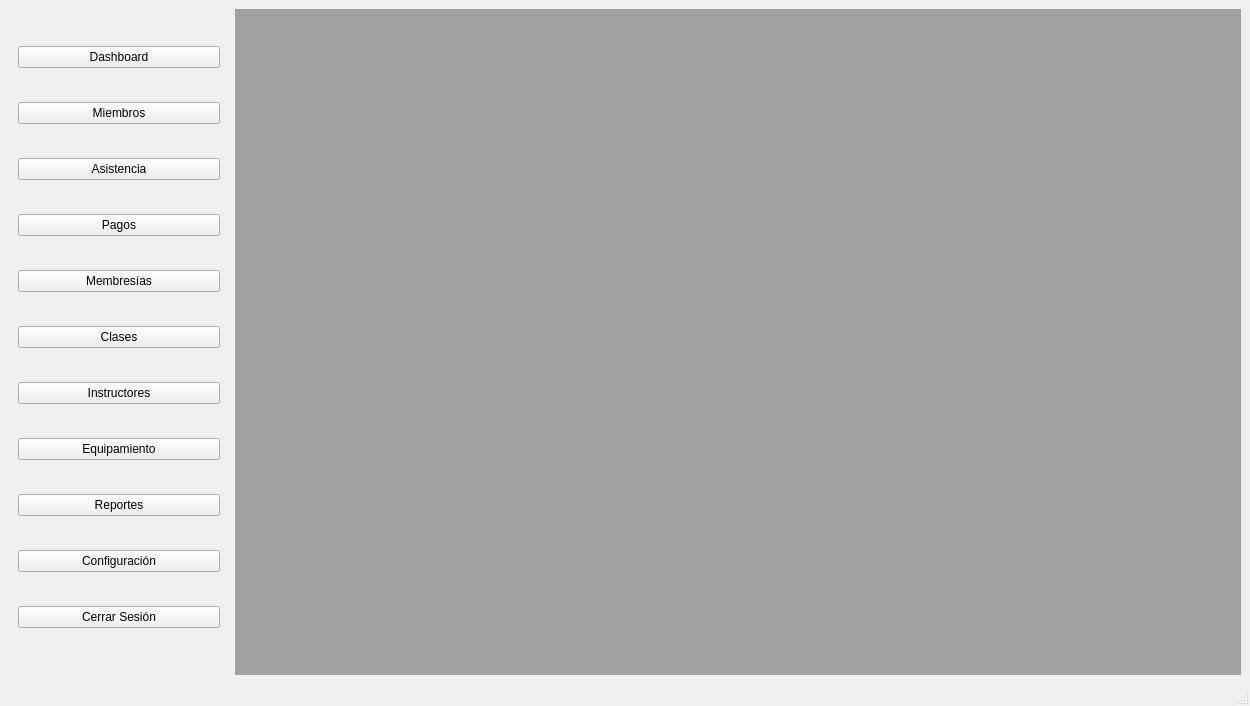
<?xml version="1.0" encoding="UTF-8"?>
<ui version="4.0">
 <class>MainWindow</class>
 <widget class="QMainWindow" name="MainWindow">
  <property name="geometry">
   <rect>
    <x>0</x>
    <y>0</y>
    <width>1250</width>
    <height>706</height>
   </rect>
  </property>
  <property name="windowTitle">
   <string>Gym Management System</string>
  </property>
  <widget class="QWidget" name="centralwidget">
   <layout class="QGridLayout" name="gridLayout">
    <item row="0" column="0">
     <widget class="QFrame" name="sidebar_frame">
      <property name="minimumSize">
       <size>
        <width>220</width>
        <height>0</height>
       </size>
      </property>
      <property name="frameShape">
       <enum>QFrame::NoFrame</enum>
      </property>
      <layout class="QGridLayout" name="gridLayout_2">
       <item row="0" column="0">
        <widget class="QPushButton" name="btn_dashboard">
         <property name="text">
          <string>Dashboard</string>
         </property>
        </widget>
       </item>
       <item row="1" column="0">
        <widget class="QPushButton" name="btn_members">
         <property name="text">
          <string>Miembros</string>
         </property>
        </widget>
       </item>
       <item row="2" column="0">
        <widget class="QPushButton" name="btn_attendance">
         <property name="text">
          <string>Asistencia</string>
         </property>
        </widget>
       </item>
       <item row="3" column="0">
        <widget class="QPushButton" name="btn_payments">
         <property name="text">
          <string>Pagos</string>
         </property>
        </widget>
       </item>
       <item row="4" column="0">
        <widget class="QPushButton" name="btn_memberships">
         <property name="text">
          <string>Membresías</string>
         </property>
        </widget>
       </item>
       <item row="5" column="0">
        <widget class="QPushButton" name="btn_classes">
         <property name="text">
          <string>Clases</string>
         </property>
        </widget>
       </item>
       <item row="6" column="0">
        <widget class="QPushButton" name="btn_instructors">
         <property name="text">
          <string>Instructores</string>
         </property>
        </widget>
       </item>
       <item row="7" column="0">
        <widget class="QPushButton" name="btn_equipment">
         <property name="text">
          <string>Equipamiento</string>
         </property>
        </widget>
       </item>
       <item row="8" column="0">
        <widget class="QPushButton" name="btn_reports">
         <property name="text">
          <string>Reportes</string>
         </property>
        </widget>
       </item>
       <item row="9" column="0">
        <widget class="QPushButton" name="btn_settings">
         <property name="text">
          <string>Configuración</string>
         </property>
        </widget>
       </item>
       <item row="10" column="0">
        <widget class="QPushButton" name="btn_logout">
         <property name="text">
          <string>Cerrar Sesión</string>
         </property>
        </widget>
       </item>
      </layout>
     </widget>
    </item>
    <item row="0" column="1">
     <widget class="QMdiArea" name="mdi_area"/>
    </item>
   </layout>
  </widget>
  <widget class="QMenuBar" name="menubar">
   <property name="geometry">
    <rect>
     <x>0</x>
     <y>0</y>
     <width>1250</width>
     <height>21</height>
    </rect>
   </property>
  </widget>
  <widget class="QStatusBar" name="statusbar"/>
 </widget>
 <resources/>
 <connections/>
</ui>
